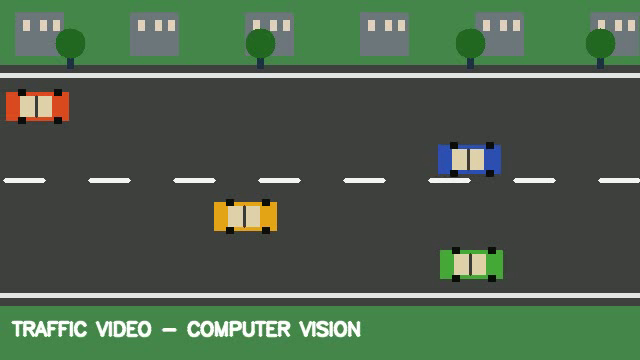
#> input picture frame 16 of sem_3/nlp/important_coding_questions/video_processing/traffic_video.mp4, 640 x 360 px
$ python reading_video.py
#> lines starting #> are read from the running program, lines starting #| are printed output that depends on the picture; after the words box and inside, x2 and y2 are one past the last pixel; in counts of white or black regions, pixels touching at a corner belong together
# ============================================
# COMPUTER VISION - KALMAN FILTER OBJECT TRACKING
# ============================================

import cv2
import numpy as np

# 1. Load video
cap = cv2.VideoCapture("C:\\Users\\piyush kumar\\OneDrive\\Desktop\\GitHub\\PESU\\sem_3\\nlp\\important_coding_questions\\video_processing\\traffic_video.mp4")

if not cap.isOpened():
    print("Video not found!")
    exit()

# 2. Detect moving objects by comparing frames
# MOG2 separates moving foreground from background
background = cv2.createBackgroundSubtractorMOG2(
    history=300,
    varThreshold=40,
    detectShadows=False
)

# 3. Create Kalman Filter
# State: x, y, vx, vy
# Measurement: x, y
kalman = cv2.KalmanFilter(4, 2)

# State transition matrix
kalman.transitionMatrix = np.array([
    [1, 0, 1, 0],
    [0, 1, 0, 1],
    [0, 0, 1, 0],
    [0, 0, 0, 1]
], dtype=np.float32)

# Measurement matrix: measure only x and y
kalman.measurementMatrix = np.array([
    [1, 0, 0, 0],
    [0, 1, 0, 0]
], dtype=np.float32)

# Process and measurement uncertainty
kalman.processNoiseCov = np.eye(4, dtype=np.float32) * 0.03
kalman.measurementNoiseCov = np.eye(2, dtype=np.float32) * 1.0
kalman.errorCovPost = np.eye(4, dtype=np.float32)

initialized = False

while True:
    # 4. Read one video frame
    ret, frame = cap.read()
#> frame is the input picture: shape (360, 640, 3); mean B, G, R 76.5, 96.1, 77.1

    if not ret:
        break

    # 5. Detect moving regions
    mask = background.apply(frame)
#> mask: shape (360, 640); every value is 255

    # Remove small noise
    kernel = np.ones((5, 5), np.uint8)
    mask = cv2.morphologyEx(
        mask, cv2.MORPH_OPEN, kernel
    )

    # 6. Find moving-object contours
    contours, _ = cv2.findContours(
        mask,
        cv2.RETR_EXTERNAL,
        cv2.CHAIN_APPROX_SIMPLE
    )
#> contours = [[[0, 0], [0, 359], [639, 359], [639, 0]]]

    # Ignore tiny moving regions
    valid_contours = [
        c for c in contours
        if cv2.contourArea(c) > 500
    ]
#> valid_contours = [[[0, 0], [0, 359], [639, 359], [639, 0]]]

    measurement = None

    if valid_contours:
        # Select the largest detected moving region
        largest = max(valid_contours, key=cv2.contourArea)
#> largest = [[0, 0], [0, 359], [639, 359], [639, 0]]

        x, y, w, h = cv2.boundingRect(largest)
#> x = 0; y = 0; w = 640; h = 360

        # Calculate object's center
        center_x = x + w // 2
#> center_x = 320
        center_y = y + h // 2
#> center_y = 180

        measurement = np.array([
            [np.float32(center_x)],
            [np.float32(center_y)]
        ])
#> measurement = [320, 180]

        # Draw measured position and bounding box
        cv2.rectangle(
            frame, (x, y), (x + w, y + h),
            (0, 255, 0), 2
        )
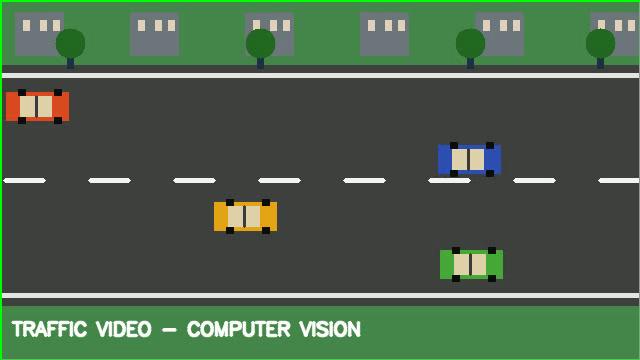
#> frame: shape (360, 640, 3); 1.3% of pixels changed, all inside (x1, y1, x2, y2) = (0, 0, 640, 360)

        cv2.circle(
            frame, (center_x, center_y),
            5, (0, 255, 0), -1
        )
#> frame: shape (360, 640, 3); 0.04% of pixels changed, all inside (x1, y1, x2, y2) = (315, 175, 326, 186)

    # 7. Initialize filter from the first measurement
    if not initialized and measurement is not None:
        kalman.statePost = np.array([
            [measurement[0, 0]],
            [measurement[1, 0]],
            [0],
            [0]
        ], dtype=np.float32)

        initialized = True

    # 8. Predict the next position
    if initialized:
        prediction = kalman.predict()

        pred_x = int(prediction[0, 0])
        pred_y = int(prediction[1, 0])

        cv2.circle(
            frame, (pred_x, pred_y),
            6, (0, 0, 255), -1
        )
#> frame: shape (360, 640, 3); mean B, G, R 75.5, 97.9, 76.4

        # # 9. Correct prediction if measurement exists
        # if measurement is not None:
        #     corrected = kalman.correct(measurement)

        #     corr_x = int(corrected[0, 0])
        #     corr_y = int(corrected[1, 0])

        #     cv2.circle(
        #         frame, (corr_x, corr_y),
        #         5, (255, 0, 0), -1
        #     )

        # cv2.putText(
        #     frame, "Green: Measurement",
        #     (10, 25), cv2.FONT_HERSHEY_SIMPLEX,
        #     0.6, (0, 255, 0), 2
        # )

        # cv2.putText(
        #     frame, "Red: Prediction",
        #     (10, 50), cv2.FONT_HERSHEY_SIMPLEX,
        #     0.6, (0, 0, 255), 2
        # )

        # cv2.putText(
        #     frame, "Blue: Corrected estimate",
        #     (10, 75), cv2.FONT_HERSHEY_SIMPLEX,
        #     0.6, (255, 0, 0), 2
        # )

    # 10. Display output
    cv2.imshow("Kalman Object Tracking", frame)
    cv2.imshow("Moving Object Mask", mask)

    if cv2.waitKey(25) & 0xFF == ord("q"):
#> (key q is pressed here)
        break

# 11. Release resources
cap.release()
cv2.destroyAllWindows()

$ run again, starting later in the video
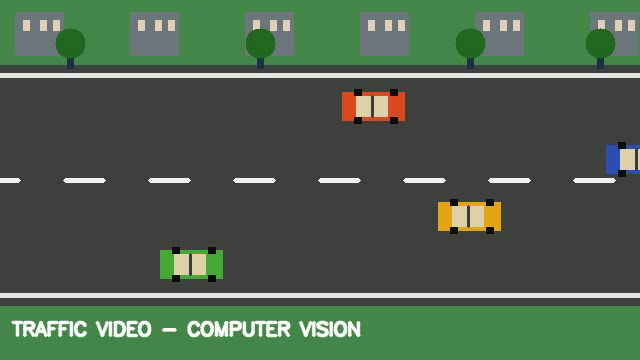
#> input picture frame 72 of sem_3/nlp/important_coding_questions/video_processing/traffic_video.mp4, 640 x 360 px
#> frame is the input picture: shape (360, 640, 3); mean B, G, R 76, 95.9, 77
#> mask: shape (360, 640); every value is 255
#> contours = [[[0, 0], [0, 359], [639, 359], [639, 0]]]
#> largest = [[0, 0], [0, 359], [639, 359], [639, 0]]
#> x = 0; w = 640; h = 360
#> center_x = 320
#> center_y = 180
#> measurement = [320, 180]
#> `cv2.rectangle( frame, (x, y), (x + w, y + h), (0, 255, 0), 2 )`:
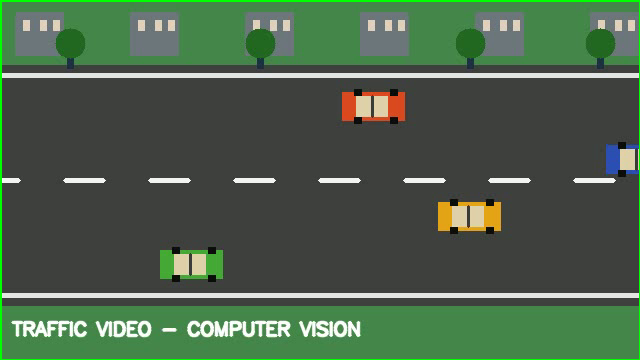
#> frame: shape (360, 640, 3); 1.3% of pixels changed, all inside (x1, y1, x2, y2) = (0, 0, 640, 360)

$ run again, starting later in the video
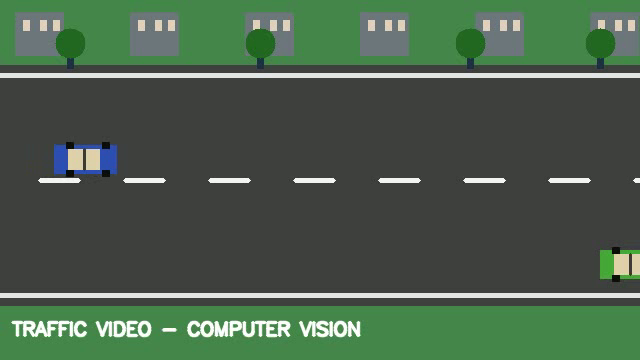
#> input picture frame 128 of sem_3/nlp/important_coding_questions/video_processing/traffic_video.mp4, 640 x 360 px
#> frame is the input picture: shape (360, 640, 3); mean B, G, R 76.1, 94.6, 74.8
#> mask: shape (360, 640); every value is 255
#> contours = [[[0, 0], [0, 359], [639, 359], [639, 0]]]
#> largest = [[0, 0], [0, 359], [639, 359], [639, 0]]
#> x = 0; w = 640; h = 360
#> center_x = 320
#> center_y = 180
#> measurement = [320, 180]
#> `cv2.rectangle( frame, (x, y), (x + w, y + h), (0, 255, 0), 2 )`:
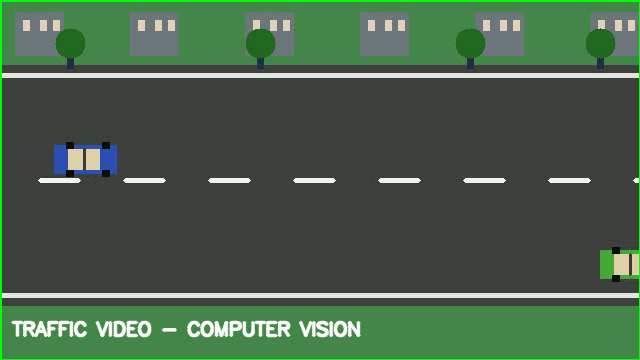
#> frame: shape (360, 640, 3); 1.3% of pixels changed, all inside (x1, y1, x2, y2) = (0, 0, 640, 360)
